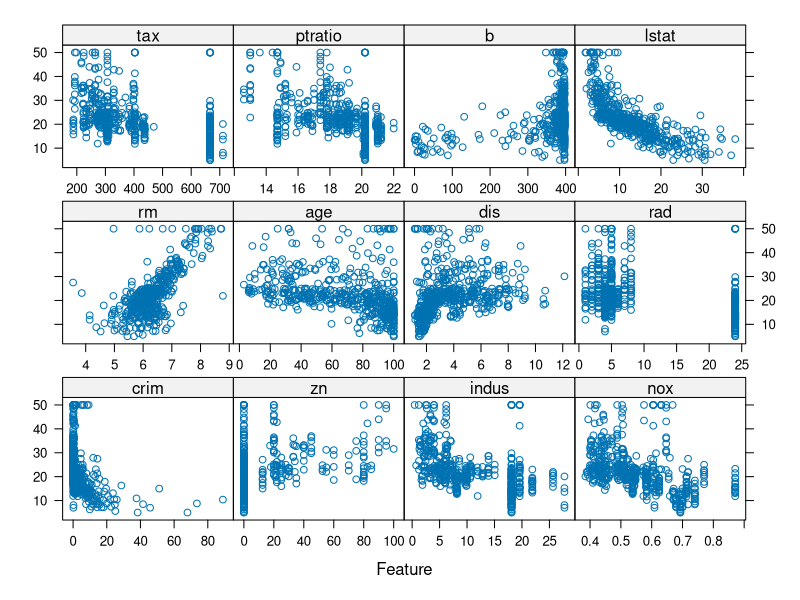
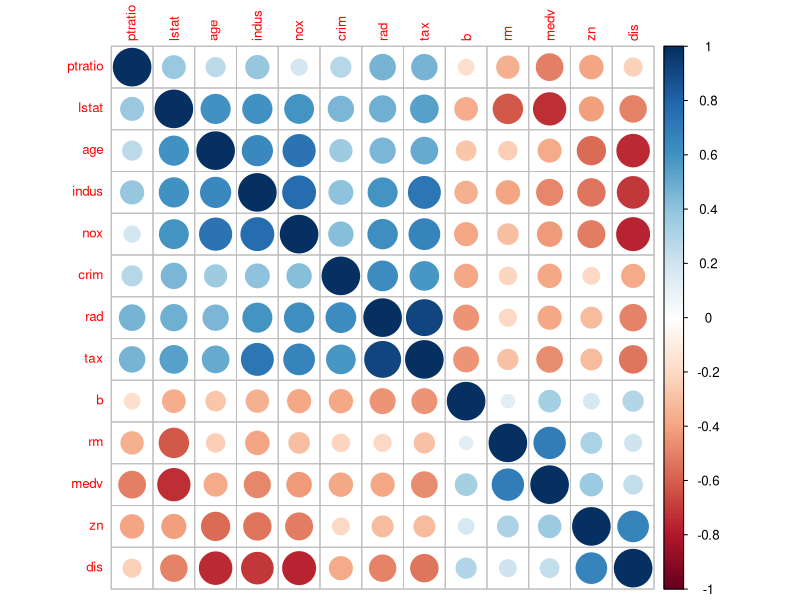
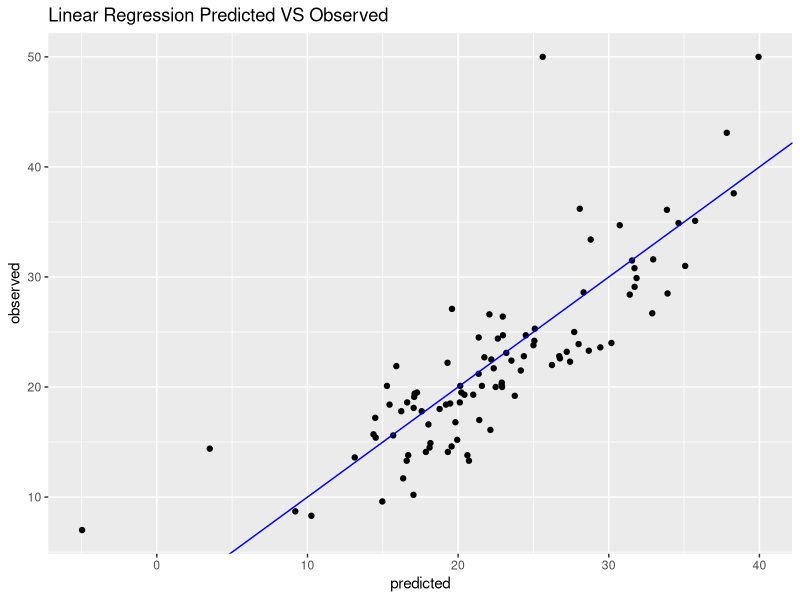
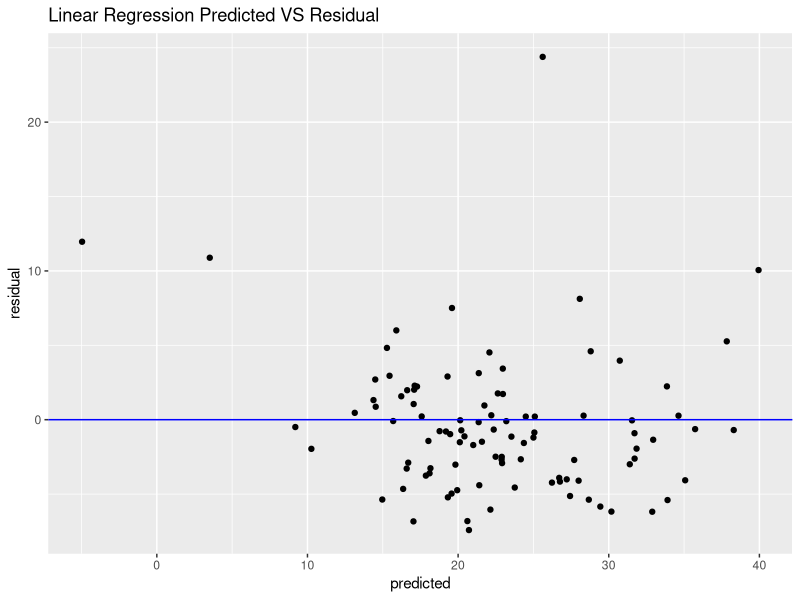

Source code (R) for these figures, in order: (Note: this script raises an error after producing the figures.)
## ---- chunk 1
###################
# load the data set
library(mlbench)
data(BostonHousing)
# str(BostonHousing)

#########################
### explore the data set
#########################
library(caret)
featurePlot(x = BostonHousing[, c(1:3, 5:13)],
            y = BostonHousing$medv,
            plot = "scatter",
            layout = c(4, 3))

library(corrplot)
corrplot::corrplot(cor(BostonHousing[, -4]),
                   order = "hclust",
                   tl.cex = .8)
## ---- chunk 2
#########################
### split the data
#########################
set.seed(1234)
train_index <- createDataPartition(BostonHousing$medv, p = .8, list = FALSE)
trainset <- BostonHousing[train_index, ]
testset <- BostonHousing[-train_index, ]

str(trainset)
## ---- chunk 3
### ordinary linear regression
set.seed(1234)
lm_model <- train(medv ~ .,
                 data = trainset,
                 method = "lm",
                 trControl = trainControl(method= "cv"))
lm_model
# lm_model$finalModel

lm_pred <- predict(lm_model, testset)
postResample(pred = lm_pred,  obs = testset$medv)

# visulization the performance of the model
library(ggplot2)
df_lm <- data.frame(predicted = lm_pred, observed = testset$medv)
ggplot(df_lm, aes(x = predicted, y = observed)) +
  geom_point() +
  geom_abline(intercept = 0, slope = 1, colour = "blue") +
  ggtitle("Linear Regression Predicted VS Observed")

df_lm2 <- data.frame(predicted = lm_pred, residual = testset$medv - lm_pred)
ggplot(df_lm2, aes(x = predicted, y = residual)) +
  geom_point() +
  geom_hline(yintercept = 0, colour = "blue") +
  ggtitle("Linear Regression Predicted VS Residual")
## ---- chunk 4
###  principal component regression
# need prprocess to data
set.seed(1234)
pcr_model <- train(medv ~ .,
                  data = trainset,
                  method = "pcr",
                  preProcess = c("center", "scale"),
                  tuneGrid = expand.grid(ncomp = 1:13),
                  trControl = trainControl(method= "cv"))
pcr_model
pcr_pred <- predict(pcr_model, testset)
postResample(pred = pcr_pred,  obs = testset$medv)
## ---- chunk 5
###  partial least squares
# need prprocess to data
set.seed(1234)
pls_model <- train(medv ~ .,
                  data = trainset,
                  method = "pls",
                  preProcess = c("center", "scale"),
                  tuneGrid = expand.grid(ncomp = 1:13),
                  trControl = trainControl(method= "cv"))
pls_model
# pls_model$results

pls_pred <- predict(pls_model, testset)
postResample(pred = pls_pred,  obs = testset$medv)
## ---- chunk 6
# visualization to compare pcr and pls models
pcr_model$results$model <- "pcr"
pls_model$results$model <- "pls"

df_pcr_pls <- rbind(pcr_model$results, pls_model$results)
ggplot(df_pcr_pls, aes(x = ncomp, y = RMSE, colour = model)) +
  geom_line() +
  geom_point() +
  ggtitle("PCR VS PLS")
## ---- chunk 7
# rank the importance of the predictors
pls_imp <- varImp(pls_model, scale = FALSE)
plot(pls_imp, scales = list(y = list(cex = .95)))
## ---- chunk 8
### ridge regression
# need prprocess to data
ridge_grid <- expand.grid(lambda = seq(0, .1, length = 15))
set.seed(1234)
ridge_model <- train(medv ~ .,
                    data = trainset,
                    method = "ridge",
                    preProcess = c("center", "scale"),
                    tuneGrid = ridge_grid,
                    trControl = trainControl(method= "cv"))
ridge_model
ridge_pred <- predict(ridge_model, testset)
postResample(pred = ridge_pred,  obs = testset$medv)
## ---- chunk 9
update(plot(ridge_model), xlab = "Penalty",
       main = "The Cross-Validation Profiles for Ridge Regression Model")
## ---- chunk 10
### elastic net
# need prprocess to data
enet_grid <- expand.grid(lambda = c(0, 0.01, .1),
                        fraction = seq(.05, 1, length = 20))
set.seed(1234)
enet_model <- train(medv ~ .,
                   data = trainset,
                   method = "enet",
                   preProcess = c("center", "scale"),
                   tuneGrid = enet_grid,
                   trControl = trainControl(method= "cv"))
# enet_model
enet_pred <- predict(enet_model, testset)
# postResample(pred = enet_pred,  obs = testset$medv)

update(plot(enet_model), main = "The Cross-Validation Profiles for Elastic Net Model")

